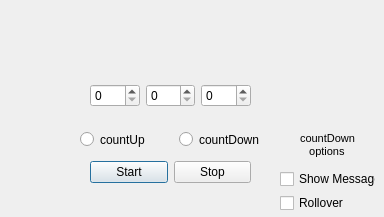
<?xml version="1.0" encoding="UTF-8"?>
<ui version="4.0">
 <class>singleTimer</class>
 <widget class="QDialog" name="singleTimer">
  <property name="geometry">
   <rect>
    <x>0</x>
    <y>0</y>
    <width>384</width>
    <height>217</height>
   </rect>
  </property>
  <property name="windowTitle">
   <string>Dialog</string>
  </property>
  <widget class="QWidget" name="horizontalLayoutWidget">
   <property name="geometry">
    <rect>
     <x>90</x>
     <y>70</y>
     <width>161</width>
     <height>51</height>
    </rect>
   </property>
   <layout class="QHBoxLayout" name="horizontalLayout">
    <item>
     <widget class="QSpinBox" name="spinBox_h"/>
    </item>
    <item>
     <widget class="QSpinBox" name="spinBox_m"/>
    </item>
    <item>
     <widget class="QSpinBox" name="spinBox_s"/>
    </item>
   </layout>
  </widget>
  <widget class="QLabel" name="label">
   <property name="geometry">
    <rect>
     <x>300</x>
     <y>130</y>
     <width>61</width>
     <height>31</height>
    </rect>
   </property>
   <property name="text">
    <string>&lt;!DOCTYPE HTML PUBLIC &quot;-//W3C//DTD HTML 4.0//EN&quot; &quot;http://www.w3.org/TR/REC-html40/strict.dtd&quot;&gt;
&lt;html&gt;&lt;head&gt;&lt;meta name=&quot;qrichtext&quot; content=&quot;1&quot; /&gt;&lt;style type=&quot;text/css&quot;&gt;
p, li { white-space: pre-wrap; }
&lt;/style&gt;&lt;/head&gt;&lt;body style=&quot; font-family:'MS Shell Dlg 2'; font-size:8.25pt; font-weight:400; font-style:normal;&quot;&gt;
&lt;p style=&quot; margin-top:0px; margin-bottom:0px; margin-left:0px; margin-right:0px; -qt-block-indent:0; text-indent:0px;&quot;&gt;&lt;span style=&quot; font-size:8pt;&quot;&gt;countDown&lt;/span&gt;&lt;/p&gt;
&lt;p style=&quot; margin-top:0px; margin-bottom:0px; margin-left:0px; margin-right:0px; -qt-block-indent:0; text-indent:0px;&quot;&gt;&lt;span style=&quot; font-size:8pt;&quot;&gt;   options&lt;/span&gt;&lt;/p&gt;&lt;/body&gt;&lt;/html&gt;</string>
   </property>
   <property name="textFormat">
    <enum>Qt::RichText</enum>
   </property>
  </widget>
  <widget class="QWidget" name="">
   <property name="geometry">
    <rect>
     <x>80</x>
     <y>130</y>
     <width>191</width>
     <height>19</height>
    </rect>
   </property>
   <layout class="QHBoxLayout" name="horizontalLayout_2">
    <item>
     <widget class="QRadioButton" name="radioUp">
      <property name="text">
       <string>countUp</string>
      </property>
     </widget>
    </item>
    <item>
     <widget class="QRadioButton" name="radioDown">
      <property name="text">
       <string>countDown</string>
      </property>
     </widget>
    </item>
   </layout>
  </widget>
  <widget class="QWidget" name="">
   <property name="geometry">
    <rect>
     <x>280</x>
     <y>170</y>
     <width>96</width>
     <height>42</height>
    </rect>
   </property>
   <layout class="QVBoxLayout" name="verticalLayout">
    <item>
     <widget class="QCheckBox" name="checkMessage">
      <property name="text">
       <string>Show Message</string>
      </property>
     </widget>
    </item>
    <item>
     <widget class="QCheckBox" name="checkRollover">
      <property name="text">
       <string>Rollover</string>
      </property>
     </widget>
    </item>
   </layout>
  </widget>
  <widget class="QWidget" name="">
   <property name="geometry">
    <rect>
     <x>90</x>
     <y>160</y>
     <width>161</width>
     <height>25</height>
    </rect>
   </property>
   <layout class="QHBoxLayout" name="horizontalLayout_3">
    <item>
     <widget class="QPushButton" name="pushStart">
      <property name="text">
       <string>Start</string>
      </property>
     </widget>
    </item>
    <item>
     <widget class="QPushButton" name="pushStop">
      <property name="text">
       <string>Stop</string>
      </property>
     </widget>
    </item>
   </layout>
  </widget>
 </widget>
 <resources/>
 <connections>
  <connection>
   <sender>pushStop</sender>
   <signal>clicked()</signal>
   <receiver>singleTimer</receiver>
   <slot>stop()</slot>
   <hints>
    <hint type="sourcelabel">
     <x>209</x>
     <y>174</y>
    </hint>
    <hint type="destinationlabel">
     <x>211</x>
     <y>186</y>
    </hint>
   </hints>
  </connection>
 </connections>
 <slots>
  <slot>countupStart()</slot>
  <slot>countdownStart()</slot>
  <slot>start()</slot>
  <slot>stop()</slot>
 </slots>
</ui>
